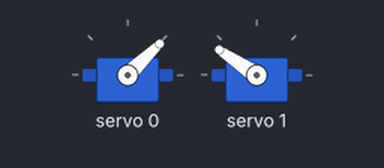
Bench run of a sketch on a simulated Arduino Uno, built with avr-gcc and run on an emulated ATmega328P. On the bench: 2 × servo.

Above: at 0.05 s.
At 0.65 s:
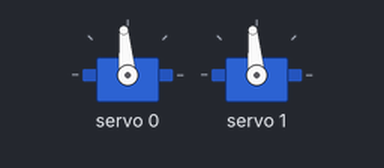
At 1.05 s:
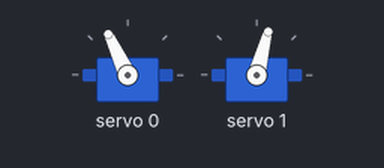
At 2.05 s:
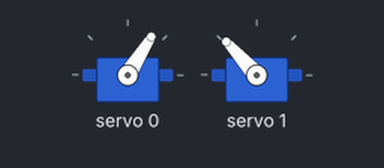
Timing chart, 0 to 7.5 s (numbered marks = the images above):
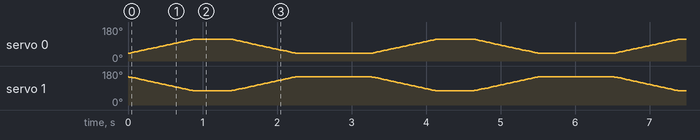

The sketch:

shoulder_test.ino
```cpp
#include <Wire.h>
#include <Adafruit_PWMServoDriver.h>

Adafruit_PWMServoDriver pwm = Adafruit_PWMServoDriver();

#define SERVOMIN  150 // Min pulse length count (0 deg)
#define SERVOMAX  600 // Max pulse length count (180 deg)

void setup() {
  Serial.begin(9600);
  pwm.begin();
  pwm.setPWMFreq(60);  // Standard servo frequency
}

// Converts degrees to PWM pulse count
uint16_t angleToPulse(int angle) {
  return map(angle, 0, 180, SERVOMIN, SERVOMAX);
}

// Moves shoulder servos from startAngle to endAngle smoothly
void moveShoulderRange(int startAngle, int endAngle, int stepDelay) {
  if (startAngle < endAngle) {
    for (int angle = startAngle; angle <= endAngle; angle++) {
      uint16_t pulse = angleToPulse(angle);
      uint16_t reversePulse = SERVOMAX + SERVOMIN - pulse;

      pwm.setPWM(0, 0, pulse);
      pwm.setPWM(1, 0, reversePulse);

      delay(stepDelay);
    }
  } else {
    for (int angle = startAngle; angle >= endAngle; angle--) {
      uint16_t pulse = angleToPulse(angle);
      uint16_t reversePulse = SERVOMAX + SERVOMIN - pulse;

      pwm.setPWM(0, 0, pulse);
      pwm.setPWM(1, 0, reversePulse);

      delay(stepDelay);
    }
  }
}

void loop() {
  moveShoulderRange(35, 110, 10);
  delay(500);

  moveShoulderRange(110, 35, 10);
  delay(1000);
}
```
